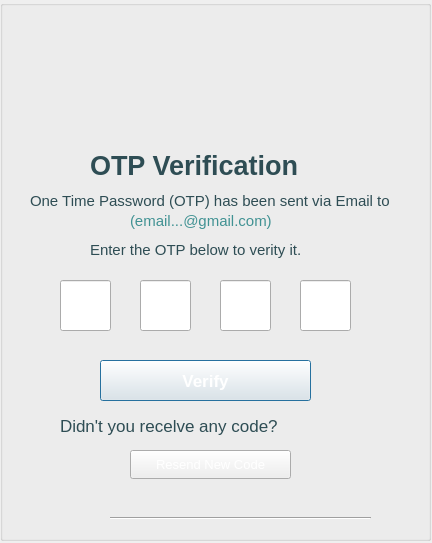
<?xml version="1.0" encoding="UTF-8"?>
<ui version="4.0">
 <class>Otp</class>
 <widget class="QDialog" name="Otp">
  <property name="geometry">
   <rect>
    <x>0</x>
    <y>0</y>
    <width>432</width>
    <height>543</height>
   </rect>
  </property>
  <property name="windowTitle">
   <string>Dialog</string>
  </property>
  <widget class="QGroupBox" name="groupBox">
   <property name="geometry">
    <rect>
     <x>0</x>
     <y>0</y>
     <width>431</width>
     <height>541</height>
    </rect>
   </property>
   <property name="styleSheet">
    <string notr="true">background-image: url(:/backgroup/picture/bg9.png);</string>
   </property>
   <property name="title">
    <string/>
   </property>
   <widget class="QLabel" name="label">
    <property name="geometry">
     <rect>
      <x>90</x>
      <y>150</y>
      <width>261</width>
      <height>31</height>
     </rect>
    </property>
    <property name="font">
     <font>
      <pointsize>20</pointsize>
      <bold>true</bold>
     </font>
    </property>
    <property name="styleSheet">
     <string notr="true">color: rgb(46, 77, 84);</string>
    </property>
    <property name="text">
     <string>OTP Verification</string>
    </property>
   </widget>
   <widget class="QLabel" name="label_2">
    <property name="enabled">
     <bool>true</bool>
    </property>
    <property name="geometry">
     <rect>
      <x>30</x>
      <y>190</y>
      <width>421</width>
      <height>21</height>
     </rect>
    </property>
    <property name="font">
     <font>
      <pointsize>11</pointsize>
     </font>
    </property>
    <property name="styleSheet">
     <string notr="true">color: rgb(46, 77, 84);</string>
    </property>
    <property name="text">
     <string>One Time Password (OTP) has been sent via Email to    </string>
    </property>
   </widget>
   <widget class="QLineEdit" name="lineEdit">
    <property name="geometry">
     <rect>
      <x>60</x>
      <y>280</y>
      <width>51</width>
      <height>51</height>
     </rect>
    </property>
    <property name="styleSheet">
     <string notr="true">background-image: url(:/nenchu1/picture/y-nghia-mau-trang-1.jpg);
font: 18pt &quot;Segoe UI&quot;;
border-image: url(:/nenchu1/picture/y-nghia-mau-trang-1.jpg);
color: rgb(0, 0, 0);
</string>
    </property>
   </widget>
   <widget class="QLineEdit" name="lineEdit_2">
    <property name="geometry">
     <rect>
      <x>140</x>
      <y>280</y>
      <width>51</width>
      <height>51</height>
     </rect>
    </property>
    <property name="styleSheet">
     <string notr="true">background-image: url(:/nenchu1/picture/y-nghia-mau-trang-1.jpg);
font: 18pt &quot;Segoe UI&quot;;
border-image: url(:/nenchu1/picture/y-nghia-mau-trang-1.jpg);
color: rgb(0, 0, 0);
</string>
    </property>
   </widget>
   <widget class="QLineEdit" name="lineEdit_3">
    <property name="geometry">
     <rect>
      <x>220</x>
      <y>280</y>
      <width>51</width>
      <height>51</height>
     </rect>
    </property>
    <property name="styleSheet">
     <string notr="true">background-image: url(:/nenchu1/picture/y-nghia-mau-trang-1.jpg);
font: 18pt &quot;Segoe UI&quot;;
border-image: url(:/nenchu1/picture/y-nghia-mau-trang-1.jpg);
color: rgb(0, 0, 0);
</string>
    </property>
   </widget>
   <widget class="QLineEdit" name="lineEdit_4">
    <property name="geometry">
     <rect>
      <x>300</x>
      <y>280</y>
      <width>51</width>
      <height>51</height>
     </rect>
    </property>
    <property name="styleSheet">
     <string notr="true">background-image: url(:/nenchu1/picture/y-nghia-mau-trang-1.jpg);
font: 18pt &quot;Segoe UI&quot;;
border-image: url(:/nenchu1/picture/y-nghia-mau-trang-1.jpg);
color: rgb(0, 0, 0);
</string>
    </property>
   </widget>
   <widget class="QPushButton" name="pushButton">
    <property name="geometry">
     <rect>
      <x>100</x>
      <y>360</y>
      <width>211</width>
      <height>41</height>
     </rect>
    </property>
    <property name="font">
     <font>
      <pointsize>13</pointsize>
      <bold>true</bold>
     </font>
    </property>
    <property name="autoFillBackground">
     <bool>false</bool>
    </property>
    <property name="styleSheet">
     <string notr="true">background-image: url(:/form/picture/xanhrreu.png);
border-image: url(:/form/picture/xanhrreu.png);
color: rgb(255, 255, 255);</string>
    </property>
    <property name="text">
     <string>Verify</string>
    </property>
   </widget>
   <widget class="QLabel" name="label_3">
    <property name="geometry">
     <rect>
      <x>60</x>
      <y>410</y>
      <width>291</width>
      <height>31</height>
     </rect>
    </property>
    <property name="font">
     <font>
      <pointsize>13</pointsize>
     </font>
    </property>
    <property name="styleSheet">
     <string notr="true">color: rgb(46, 77, 84);</string>
    </property>
    <property name="text">
     <string>Didn't you recelve any code?  </string>
    </property>
   </widget>
   <widget class="QPushButton" name="pushButton_2">
    <property name="geometry">
     <rect>
      <x>130</x>
      <y>450</y>
      <width>161</width>
      <height>29</height>
     </rect>
    </property>
    <property name="font">
     <font>
      <pointsize>10</pointsize>
     </font>
    </property>
    <property name="styleSheet">
     <string notr="true">background-image: url(:/nenchu1/picture/Dark_Purple.webp);
border-image: url(:/nenchu1/picture/Dark_Purple.webp);
color: rgb(255, 255, 255);</string>
    </property>
    <property name="text">
     <string>Resend New Code</string>
    </property>
   </widget>
   <widget class="Line" name="line">
    <property name="geometry">
     <rect>
      <x>110</x>
      <y>510</y>
      <width>261</width>
      <height>16</height>
     </rect>
    </property>
    <property name="orientation">
     <enum>Qt::Orientation::Horizontal</enum>
    </property>
   </widget>
   <widget class="QLabel" name="label_pic">
    <property name="geometry">
     <rect>
      <x>150</x>
      <y>30</y>
      <width>141</width>
      <height>121</height>
     </rect>
    </property>
    <property name="text">
     <string/>
    </property>
   </widget>
   <widget class="QLabel" name="label_4">
    <property name="geometry">
     <rect>
      <x>130</x>
      <y>210</y>
      <width>171</width>
      <height>21</height>
     </rect>
    </property>
    <property name="font">
     <font>
      <pointsize>11</pointsize>
     </font>
    </property>
    <property name="styleSheet">
     <string notr="true">
color: rgb(65, 146, 147);</string>
    </property>
    <property name="text">
     <string>(email...@gmail.com)</string>
    </property>
   </widget>
   <widget class="QLabel" name="label_5">
    <property name="enabled">
     <bool>true</bool>
    </property>
    <property name="geometry">
     <rect>
      <x>90</x>
      <y>240</y>
      <width>261</width>
      <height>20</height>
     </rect>
    </property>
    <property name="font">
     <font>
      <pointsize>11</pointsize>
     </font>
    </property>
    <property name="styleSheet">
     <string notr="true">color: rgb(46, 77, 84);</string>
    </property>
    <property name="text">
     <string>Enter the OTP below to verity it.  </string>
    </property>
   </widget>
  </widget>
 </widget>
 <resources/>
 <connections/>
</ui>
